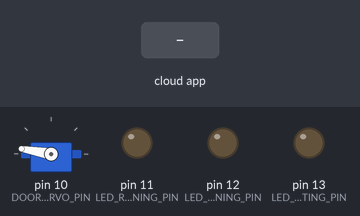
The sketch below on a simulated Arduino Uno, built with avr-gcc and run on an emulated ATmega328P. Shown: servo, output pins drawn as LEDs (lit = HIGH). Inputs (shaded band) come from the test bench. The ROS host is connected and sends only what is stated.

Above: at 1.2 s.
1.3 s: the phone or cloud app sets running_led to 1
At 2.2 s:
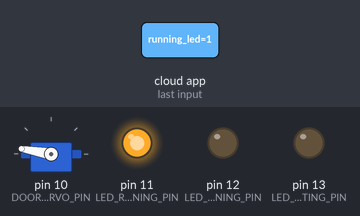
2.8 s: the phone or cloud app sets warning_led to 1
At 3.4 s:
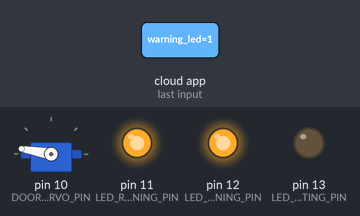
4.3 s: the phone or cloud app sets waiting_led to 1
At 5.5 s:
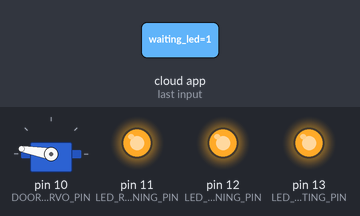
5.8 s: the phone or cloud app sets door_servo to 0
At 6.8 s:
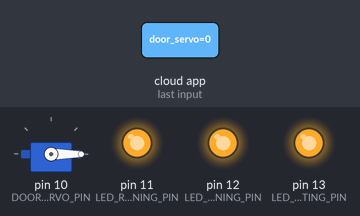
7.3 s: the phone or cloud app sets running_led to 0
At 8.0 s:
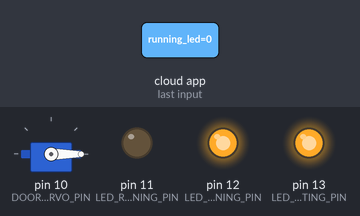
8.8 s: the phone or cloud app sets warning_led to 0
At 9.1 s:
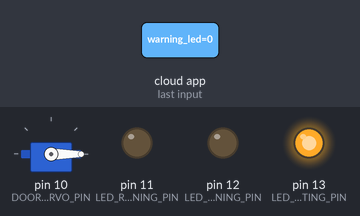
Timing chart, 0 to 11.3 s (numbered marks = the images above; inputs shaded):
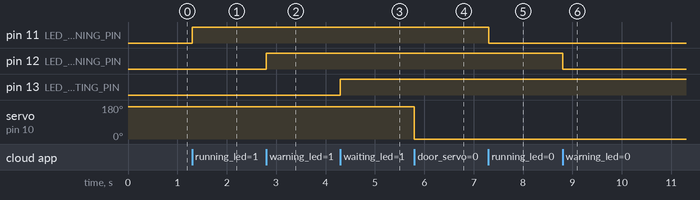

Measured:
- after the input at 1.3 s, pin 11 (LED_RUNNING_PIN): LOW → HIGH at once
- after the input at 2.8 s, pin 12 (LED_WARNING_PIN): LOW → HIGH at once
- after the input at 4.3 s, pin 13 (LED_WAITING_PIN): LOW → HIGH at once
- after the input at 5.8 s, servo on pin 10 (DOOR_SERVO_PIN): 170° → 0° at once
- after the input at 7.3 s, pin 11 (LED_RUNNING_PIN): HIGH → LOW at once
- after the input at 8.8 s, pin 12 (LED_WARNING_PIN): HIGH → LOW at once

The sketch:

fake_cnc_device.ino
```cpp
/**
 * Fake CNC Device
 * @author Curt Henrichs
 * @date 7-25-19
 *
 * Defines the physical fake interface for the fake CNC machine.
 *
 * Used to create a more immersive interaction as it provides visual indication
 * of the CNCs status for the operator.
 */

//==============================================================================
//  Libraries
//==============================================================================

#include <Servo.h>
#include <ros.h>
#include<std_msgs/Bool.h>
#include <std_msgs/UInt16.h>

//==============================================================================
//  Constants and Macro Declarations
//==============================================================================

#define LED_RUNNING_PIN             (11)
#define LED_WARNING_PIN             (12)
#define LED_WAITING_PIN             (13)
#define DOOR_SERVO_PIN              (10)

#define DOOR_SERVO_POSTION_OPEN     (45)
#define DOOR_SERVO_POSTION_CLOSE    (170)
#define DOOR_SERVO_POSTION_DEFAULT  DOOR_SERVO_POSTION_CLOSE

//==============================================================================
//  Private Function Prototypes
//==============================================================================

static void _LEDRunningCb( const std_msgs::Bool& msg);
static void _LEDWarningCb( const std_msgs::Bool& msg);
static void _LEDWaitingCb( const std_msgs::Bool& msg);
static void _doorServoCb( const std_msgs::UInt16& msg);

//==============================================================================
//  Private Data Members
//==============================================================================

static Servo _doorServo;

static ros::NodeHandle nh;
static ros::Subscriber<std_msgs::Bool> _subLEDRunning("running_led", &_LEDRunningCb);
static ros::Subscriber<std_msgs::Bool> _subLEDWarning("warning_led", &_LEDWarningCb);
static ros::Subscriber<std_msgs::Bool> _subLEDWaiting("waiting_led", &_LEDWaitingCb);
static ros::Subscriber<std_msgs::UInt16> _subDoorServo("door_servo", &_doorServoCb);

//==============================================================================
//  Main
//==============================================================================

void setup() {
  pinMode(LED_RUNNING_PIN, OUTPUT);
  pinMode(LED_WARNING_PIN, OUTPUT);
  pinMode(LED_WAITING_PIN, OUTPUT);

  digitalWrite(LED_RUNNING_PIN,LOW);
  digitalWrite(LED_WARNING_PIN,LOW);
  digitalWrite(LED_WAITING_PIN,LOW);

  _doorServo.attach(DOOR_SERVO_PIN);
  _doorServo.write(DOOR_SERVO_POSTION_DEFAULT);

  nh.initNode();
  nh.subscribe(_subLEDRunning);
  nh.subscribe(_subLEDWarning);
  nh.subscribe(_subLEDWaiting);
  nh.subscribe(_subDoorServo);
}

void loop() {
  nh.spinOnce();
  delay(1);
}

//==============================================================================
//  Private Function Implementation
//==============================================================================

static void _LEDRunningCb( const std_msgs::Bool& msg) {
  digitalWrite(LED_RUNNING_PIN,(msg.data) ? (HIGH) : (LOW));
}

static void _LEDWarningCb( const std_msgs::Bool& msg) {
  digitalWrite(LED_WARNING_PIN,(msg.data) ? (HIGH) : (LOW));
}

static void _LEDWaitingCb( const std_msgs::Bool& msg) {
  digitalWrite(LED_WAITING_PIN,(msg.data) ? (HIGH) : (LOW));
}

static void _doorServoCb( const std_msgs::UInt16& msg) {
  _doorServo.write(msg.data);
}
```
